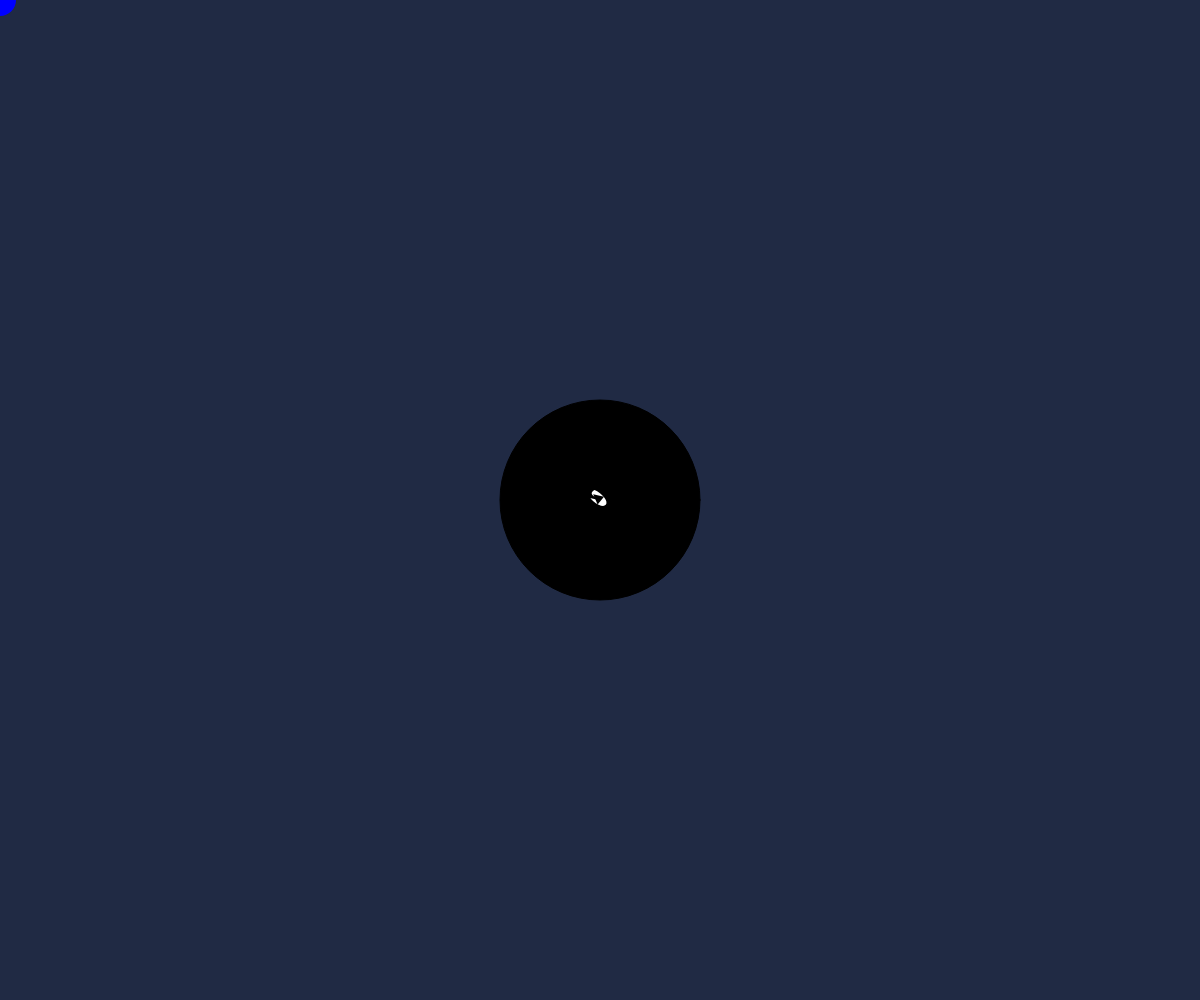
Frame 1 (no input)
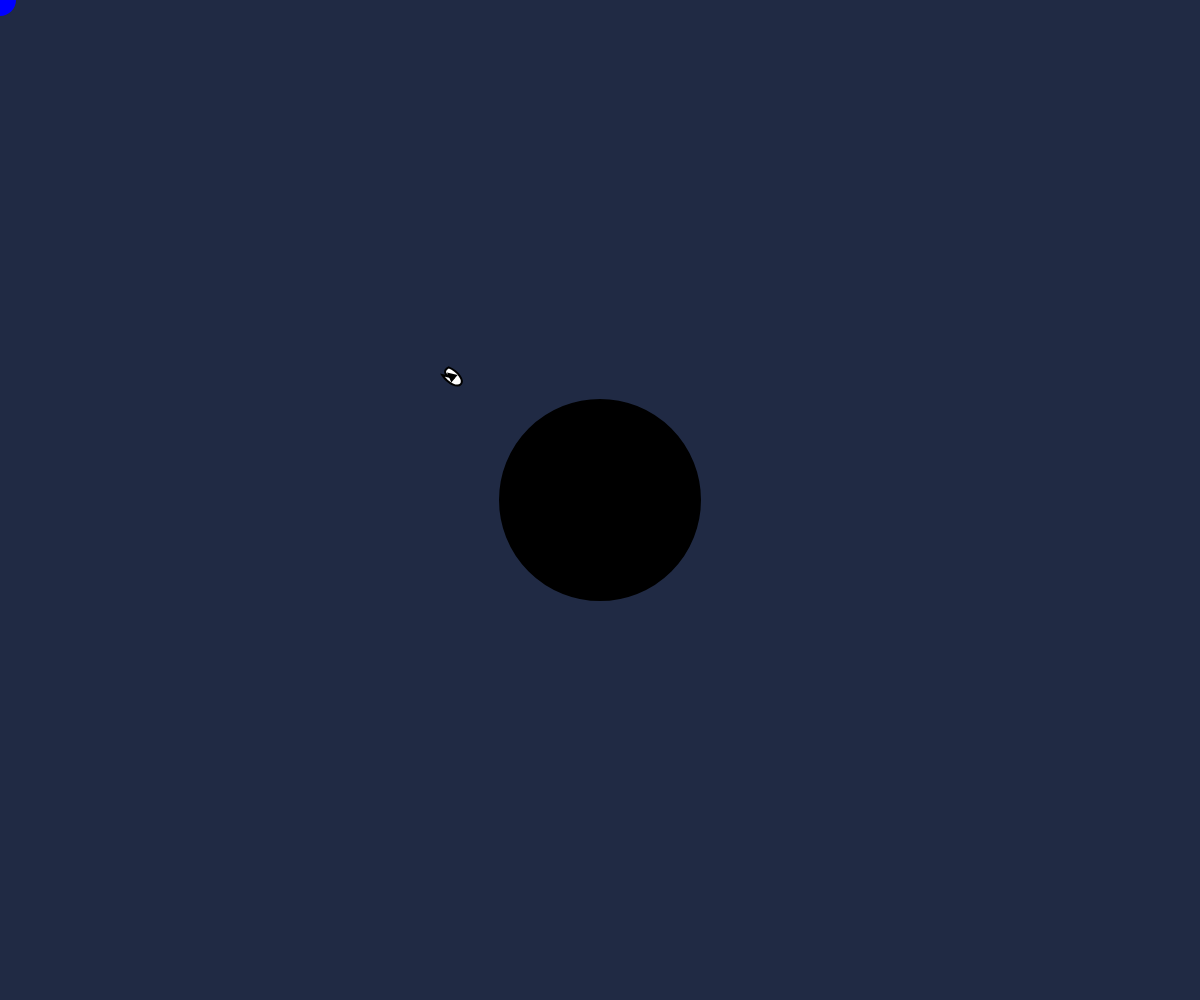
Frame 60 (no input)
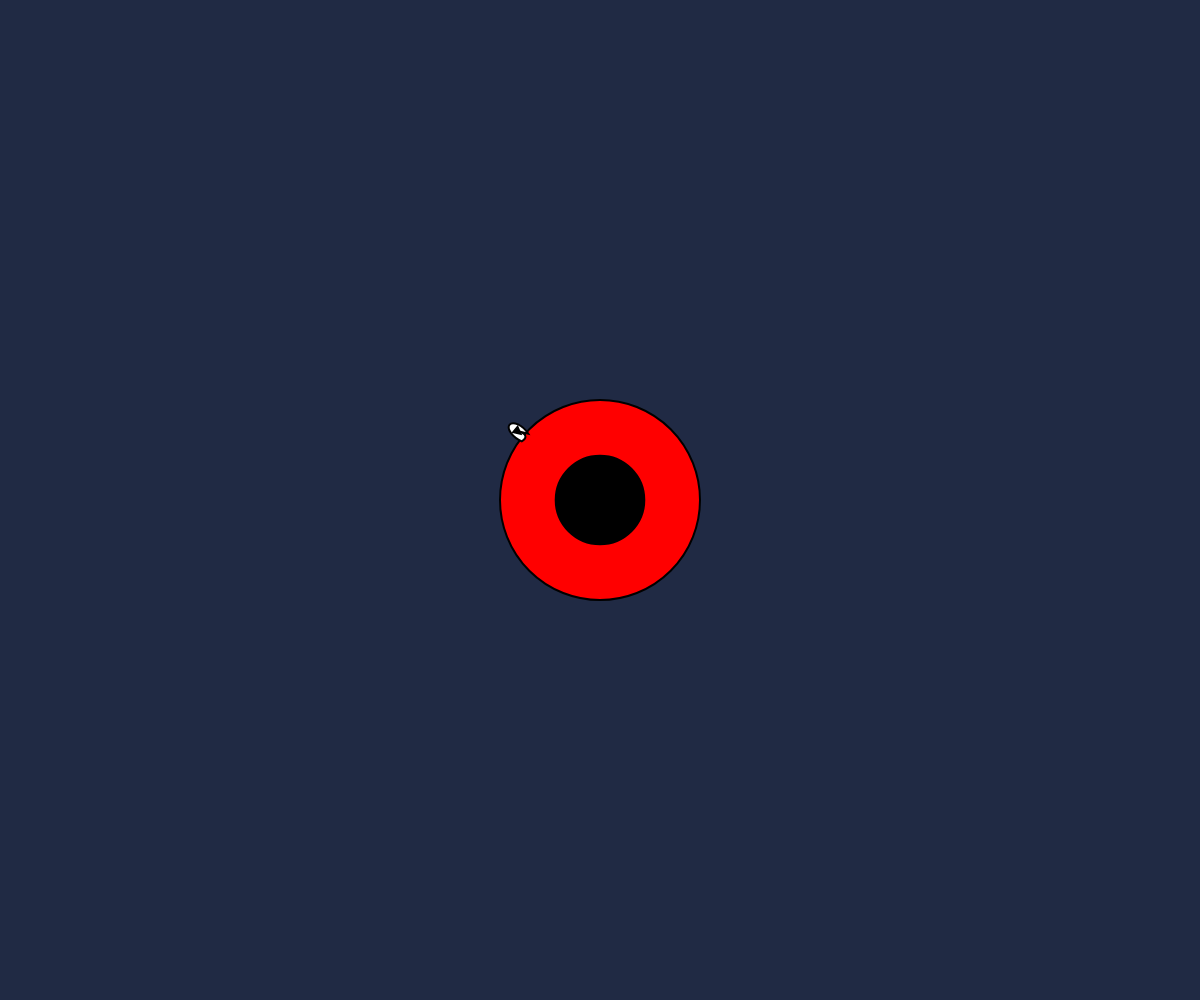
Frame 120 (the mouse pressed at the canvas centre since frame 60)

The p5.js sketch that drew these frames (run headless with seeded random() and noise() and a simulated clock; from frame 60 on, the mouse is pressed at the canvas centre):

// p5.js sketch
// ── sketch.js

let leaderFollowingMode = "queueLeuLeu"; // Default is queueLeuLeu
let leader;
let separationSlider;
let target;
let obstacles = [];
let vehicles = [];

function setup() {
  createCanvas(windowWidth, windowHeight);

  // Create a leader
  leader = new Vehicle(width / 2, height / 2 ,color('white'));
  vehicles.push(leader);
  leader.maxSpeed = 5;
  leader.maxfore=4;
  obstacle = new Obstacle(width/2, height/2, 100);
  obstacles.push(obstacle);
}

function draw() {
  background(32,42,68);

  // Draw leader glow
 
  // Set the target for the leader
  if (leaderFollowingMode === "queueLeuLeu") {
    leader.target = createVector(mouseX, mouseY); // Leader follows the mouse
  } else {
    leader.target = createVector(mouseX, mouseY); // All vehicles follow the same point
  }

  // Draw the target
  fill(0,0,255);
  noStroke();
  circle(leader.target.x, leader.target.y, 32);

  // Draw the separation zone for the leader
  if (leaderFollowingMode === "Troupeau") {
    let leaderAhead = leader.vel.copy();
    leaderAhead.setMag(40);
    leaderAhead.add(leader.pos);

   
  }

  // Draw the obstacles
  obstacles.forEach(o => {
    o.show();
  });

  // Handle spawning an obstacle when 'o' is pressed
 

  // Update and draw the vehicles
  for (let i = vehicles.length - 1; i >= 0; i--) {
    let targetPosition;
    if (leaderFollowingMode === "queueLeuLeu") {
      if (i === 0) {
        targetPosition = createVector(mouseX, mouseY); // First vehicle follows the mouse
      } else {
        targetPosition = vehicles[i - 1].pos.copy().sub(
          vehicles[i - 1].vel.copy().normalize().mult(30)
        );
      }
    } else {
      targetPosition = leader.target.copy(); // All vehicles follow the leader's target
    }

    if (i === 0) {
      vehicles[i].applyBehaviors(targetPosition, obstacles, vehicles);
    } else {
      let leaderAhead = leader.vel.copy();
      leaderAhead.setMag(40);
      leaderAhead.add(leader.pos);

      let evadePoint = findProjection(leaderAhead, leader.pos, targetPosition);

      if (leaderFollowingMode === "Troupeau") {
        // Draw the evade zone for each following vehicle
      }

      let distanceToEvadePoint = vehicles[i].pos.dist(evadePoint);
      if (distanceToEvadePoint < 40) {
        let evadeForce = vehicles[i].evade(leaderAhead);
        vehicles[i].applyForce(evadeForce);
      } else {
        vehicles[i].weightEvade = 0;
      }

      vehicles[i].applyBehaviors(targetPosition, obstacles, vehicles);
    }

    vehicles[i].update();
    vehicles[i].show();
  }
}

function keyPressed() {
  if (key == "v") {
    // Create a new vehicle on 'v' key press
    vehicles.push(new Vehicle(random(width), random(height)));
    for (let vehicle of vehicles) {
      vehicle.maxSpeed = 2.5;
      vehicle.maxfore=3;
      
    }
    leader.maxSpeed = 5;
    leader.maxfore=4;
  } else if (key == "f") {
    // Toggle between leaderFollowingModes on 'm' key press
    if (leaderFollowingMode === "queueLeuLeu") {
      leaderFollowingMode = "Troupeau";
    } else {
      leaderFollowingMode = "queueLeuLeu";
    }
    console.log("Leader Following Mode: " + leaderFollowingMode);
  }
  // Other key bindings...
}


function mousePressed() {
  obstacle = new Obstacle(mouseX, mouseY, random(5, 60));
  print("00")
  obstacles.push(obstacle);
}

// ── obstacle.js
class Obstacle {
  constructor(x, y, r) {
    this.pos = createVector(x, y);
    this.r = r;
    this.color = color(0,0,0);
  }

  show() {
    push();
    fill(this.color);
    stroke(0)
    ellipse(this.pos.x, this.pos.y, this.r * 2);
    fill(0);
    pop();
  }
}
// ── vehicle.js
/*let v1 = p5.Vector.sub(a, pos); soit v1 = pos -> a
  let v2 = p5.Vector.sub(b, pos); soit v2 = pos -> b
  */
  function findProjection(pos, a, b) {
    let v1 = p5.Vector.sub(a, pos);
    let v2 = p5.Vector.sub(b, pos);
    v2.normalize();
    let sp = v1.dot(v2);
    v2.mult(sp);
    v2.add(pos);
    return v2;
  }
  
  class Vehicle {
    static debug = false;
  
    constructor(x, y , colorParam) {
      // position du véhicule
      this.pos = createVector(x, y);
      // vitesse du véhicule
      this.vel = createVector(0, 0);
      // accélération du véhicule
      this.acc = createVector(0, 0);
      // vitesse maximale du véhicule
      this.maxSpeed = 1;
      // force maximale appliquée au véhicule
      this.maxForce = 0.9;
      // à peu près en secondes
      this.dureeDeVie = 5;
      this.weightArrive = 0.3;
      this.weightObstacle = 0.9;
      this.r_pourDessin = 8;
      // rayon du véhicule pour l'évitement
      this.r = this.r_pourDessin * 2;
      //couleur random 
      this.color = colorParam ? colorParam : color('Black');  // Use the provided color or default to black

  
      // Pour évitement d'obstacle
      this.largeurZoneEvitementDevantVaisseau = this.r / 2;
  
      // chemin derrière vaisseaux
      this.path = [];
      this.pathMaxLength = 30;
      
    }
    wander() {
      // point devant le véhicule
      let wanderPoint = this.vel.copy();
      wanderPoint.setMag(100);
      wanderPoint.add(this.pos);
      
      // on le dessine sous la forme d'une petit cercle rouge
       //fill(255, 0, 0);
       //noStroke();
       //circle(wanderPoint.x, wanderPoint.y, 8);
  
      // Cercle autour du point
      let wanderRadius = 50;
       //noFill();
       //stroke(255);
       //circle(wanderPoint.x, wanderPoint.y, wanderRadius * 2);
  
       // on dessine une lign qui relie le vaisseau à ce point
       // c'est la ligne blanche en face du vaisseau
       //line(this.pos.x, this.pos.y, wanderPoint.x, wanderPoint.y);
  
       // On va s'occuper de calculer le point vert SUR LE CERCLE
       // il fait un angle wanderTheta avec le centre du cercle
       // l'angle final par rapport à l'axe des X c'est l'angle du vaisseau
       // + cet angle
      let theta = this.wanderTheta + this.vel.heading();
  
      let x = wanderRadius * cos(theta);
      let y = wanderRadius * sin(theta);
  
      // maintenant wanderPoint c'est un point sur le cercle
      wanderPoint.add(x, y);
  
      // on le dessine sous la forme d'un cercle vert
       //fill(0, 255, 0);
       //noStroke();
       //circle(wanderPoint.x, wanderPoint.y, 16);
  
       // on dessine le vecteur desiredSpeed qui va du vaisseau au poibnt vert
       //stroke(255);
       //line(this.pos.x, this.pos.y, wanderPoint.x, wanderPoint.y);
  
       // On a donc la vitesse désirée que l'on cherche qui est le vecteur
       // allant du vaisseau au cercle vert. On le calcule :
       // ci-dessous, steer c'est la desiredSpeed directement !
      let steer = wanderPoint.sub(this.pos);
  
      steer.setMag(this.maxForce);
      this.applyForce(steer);
  
      // On déplace le point vert sur le cerlcle (en radians)
      this.displaceRange = 0.3;
      this.wanderTheta += random(-this.displaceRange, this.displaceRange);
    }
    // on fait une méthode applyBehaviors qui applique les comportements
    // seek et avoid
    applyBehaviors(target, obstacles, vehicles) {
      let arriveForce = this.arrive(target);
      let avoidForce = this.avoidAmeliore(obstacles, vehicles, false);
      let stayWithLeaderForce = this.stayWithLeader(vehicles[0]);
    
      // Increase the weight for the stayWithLeader behavior
      stayWithLeaderForce.mult(this.weightArrive * 2); // You can adjust the multiplier as needed
    
      let avoidLeaderForce = this.avoidLeader(vehicles[0], 40);
      let separateForce = this.separateFromOthers(vehicles, 60);
    
      arriveForce.mult(this.weightArrive);
      avoidForce.mult(this.weightObstacle);
      stayWithLeaderForce.mult(this.weightArrive);
      avoidLeaderForce.mult(this.weightObstacle);
      separateForce.mult(this.weightObstacle);
    
      this.applyForce(arriveForce);
      this.applyForce(avoidForce);
      this.applyForce(stayWithLeaderForce);
      this.applyForce(avoidLeaderForce);
      this.applyForce(separateForce);
    }
    
  
    avoid(obstacles) {
      // calcul d'un vecteur ahead devant le véhicule
      // il regarde par exemple 50 frames devant lui
      let ahead = this.vel.copy();
      ahead.normalize();
      ahead.mult(100);
  
  
      // on le dessine
      this.drawVector(this.pos, ahead, "lightblue");
  
      // Detection de l'obstacle le plus proche
      let obstacleLePlusProche = this.getObstacleLePlusProche(obstacles);
  
      // On calcule la distance entre le cercle et le bout du vecteur ahead
      let pointAuBoutDeAhead = p5.Vector.add(this.pos, ahead);
      // On dessine ce point pour debugger
      fill("red");
      noStroke();
      circle(pointAuBoutDeAhead.x, pointAuBoutDeAhead.y, 10);
  
      // On dessine la zone d'évitement
      // On trace une ligne large qui va de la position du vaisseau
      // jusqu'au point au bout de ahead
      stroke(color(255, 200, 0, 90)); // gros, semi transparent
      strokeWeight(this.largeurZoneEvitementDevantVaisseau);
      line(this.pos.x, this.pos.y, pointAuBoutDeAhead.x, pointAuBoutDeAhead.y);
  
      let distance = pointAuBoutDeAhead.dist(obstacleLePlusProche.pos);
      //console.log("distance = " + distance)
  
      // si la distance est < rayon de l'obstacle
      // il y a collision possible et on dessine l'obstacle en rouge
      if (distance < obstacleLePlusProche.r + this.largeurZoneEvitementDevantVaisseau + this.r) {
        // collision possible
        obstacleLePlusProche.color = "black";
        // calcul de la force d'évitement. C'est un vecteur qui va
        // du centre de l'obstacle vers le point au bout du vecteur ahead
        let force = p5.Vector.sub(pointAuBoutDeAhead, obstacleLePlusProche.pos);
        // on le dessine pour vérifier qu'il est ok (dans le bon sens etc)
        this.drawVector(obstacleLePlusProche.pos, force, "yellow");
  
        // Dessous c'est l'ETAPE 2 : le pilotage (comment on se dirige vers la cible)
        // on limite ce vecteur à la longueur maxSpeed
        force.setMag(this.maxSpeed);
        // on calcule la force à appliquer pour atteindre la cible
        force.sub(this.vel);
        // on limite cette force à la longueur maxForce
        force.limit(this.maxForce);
        return force;
      } else {
        // pas de collision possible
        obstacleLePlusProche.color = "black";
        return createVector(0, 0);
      }
    }
  
    /* 
      Version avec deux vecteurs ahead et ahead2 (deux fois plus court) et 
      donc deux zones d'évitement. On adapte aussi en plus ces vecteurs à la vitesse du véhicule
      Plus le véhicule va vite plus il regarde loin...
    */
    avoidAmeliore(obstacles, vehicules, vehiculesAsObstacles = false) {
      // calcul d'un vecteur ahead devant le véhicule
      // il regarde par exemple 50 frames devant lui
      let ahead = this.vel.copy();
      ahead.normalize();
      ahead.mult(20 * this.vel.mag() * 0.8);
  
      // Deuxième vecteur deux fois plus petit
      let ahead2 = ahead.copy();
      ahead2.mult(0.5);
  
      // on les dessine
      if (Vehicle.debug) {
        this.drawVector(this.pos, ahead, "lightblue");
        this.drawVector(this.pos, ahead2, "red");
      }
  
      // Detection de l'obstacle le plus proche
      let obstacleLePlusProche = this.getObstacleLePlusProche(obstacles);
      let vehiculeLePlusProche = this.getVehiculeLePlusProche(vehicules);
  
      // On calcule la distance entre le cercle et le bout du vecteur ahead
      let pointAuBoutDeAhead = p5.Vector.add(this.pos, ahead);
      let pointAuBoutDeAhead2 = p5.Vector.add(this.pos, ahead2);
  
      // On dessine ce point pour debugger
      if (Vehicle.debug) {
        fill("red");
        noStroke();
        circle(pointAuBoutDeAhead.x, pointAuBoutDeAhead.y, 10);
  
        // On dessine la zone d'évitement
        // On trace une ligne large qui va de la position du vaisseau
        // jusqu'au point au bout de ahead
        stroke(color(255, 200, 0, 90)); // gros, semi transparent
        strokeWeight(this.largeurZoneEvitementDevantVaisseau);
        line(this.pos.x, this.pos.y, pointAuBoutDeAhead.x, pointAuBoutDeAhead.y);
      }
      let distance1 = pointAuBoutDeAhead.dist(obstacleLePlusProche.pos);
      let distance2 = pointAuBoutDeAhead2.dist(obstacleLePlusProche.pos);
      // on tient compte aussi de la position du vaisseau
      let distance3 = this.pos.dist(obstacleLePlusProche.pos);
      let distance4 = Infinity;
      if(vehiculeLePlusProche) {
        distance4 = this.pos.dist(vehiculeLePlusProche.pos);
      } 
  
      let plusPetiteDistance = min(distance1, distance2);
      plusPetiteDistance = min(plusPetiteDistance, distance3)
  
      // la plus petite distance est bien celle par rapport à l'obstacle
      // le plus proche
  
      // point de référence = point au bout de ahead, de ahead2 ou pos
      let pointDeReference;
      if (distance1 < distance2) {
        pointDeReference = pointAuBoutDeAhead;
      } else {
        pointDeReference = pointAuBoutDeAhead2;
      }
      if ((distance3 < distance1) && (distance3 < distance2)) {
        pointDeReference = this.pos;
      }
      // alerte rouge que si vaisseau dans obstacle
      let alerteRougeVaisseauEnCollisionAvecObstacleLePlusProche = (distance3 < obstacleLePlusProche.r);
  
      // Si le vaisseau n'est pas dans l'obstacle
      // on peut éventuellement considérer le vehicule le plus proche
      // comme l'obstacle à éviter, seulement s'il est plus proche
      // que l'obstacle le plus proche
      if(vehiculesAsObstacles) {
        if (!alerteRougeVaisseauEnCollisionAvecObstacleLePlusProche) {
          let distanceAvecVehiculeLePlusProche = distance4;
          let distanceAvecObstacleLePlusProche = distance3;
    
          if (distanceAvecVehiculeLePlusProche < distanceAvecObstacleLePlusProche) {
            obstacleLePlusProche = vehiculeLePlusProche;
            plusPetiteDistance = distanceAvecVehiculeLePlusProche;
          }
        }
      }
      
  
      // si la distance est < rayon de l'obstacle le plus proche
      // il y a collision possible et on dessine l'obstacle en rouge
      if (plusPetiteDistance < obstacleLePlusProche.r + this.largeurZoneEvitementDevantVaisseau) {
        // collision possible
        obstacleLePlusProche.color = "red";
        // calcul de la force d'évitement. C'est un vecteur qui va
        // du centre de l'obstacle vers le point au bout du vecteur ahead
        let force = p5.Vector.sub(pointDeReference, obstacleLePlusProche.pos);
  
        if (Vehicle.debug) {
          // on le dessine pour vérifier qu'il est ok (dans le bon sens etc)
          this.drawVector(obstacleLePlusProche.pos, force, "yellow");
        }
  
        // Dessous c'est l'ETAPE 2 : le pilotage (comment on se dirige vers la cible)
        // on limite ce vecteur à la longueur maxSpeed
        force.setMag(this.maxSpeed);
        // on calcule la force à appliquer pour atteindre la cible
        force.sub(this.vel);
        // on limite cette force à la longueur maxForce
        force.limit(this.maxForce);
  
        if (alerteRougeVaisseauEnCollisionAvecObstacleLePlusProche) {
          force.setMag(this.maxForce * 2);
        }
        return force;
      } else {
        // pas de collision possible
        obstacleLePlusProche.color = "black";
        return createVector(0, 0);
      }
    }
    getObstacleLePlusProche(obstacles) {
      let plusPetiteDistance = 100000000;
      let obstacleLePlusProche;
  
      obstacles.forEach(o => {
        // Je calcule la distance entre le vaisseau et l'obstacle
        const distance = this.pos.dist(o.pos);
        if (distance < plusPetiteDistance) {
          plusPetiteDistance = distance;
          obstacleLePlusProche = o;
        }
      });
  
      return obstacleLePlusProche;
    }
  
    getVehiculeLePlusProche(vehicules) {
      let plusPetiteDistance = Infinity;
      let vehiculeLePlusProche;
  
      vehicules.forEach(v => {
        if (v != this) {
          // Je calcule la distance entre le vaisseau et le vehicule
          const distance = this.pos.dist(v.pos);
          if (distance < plusPetiteDistance) {
            plusPetiteDistance = distance;
            vehiculeLePlusProche = v;
          }
        }
      });
  
      return vehiculeLePlusProche;
    }
  
  
    getClosestObstacle(pos, obstacles) {
      // on parcourt les obstacles et on renvoie celui qui est le plus près du véhicule
      let closestObstacle = null;
      let closestDistance = 1000000000;
      for (let obstacle of obstacles) {
        let distance = pos.dist(obstacle.pos);
        if (closestObstacle == null || distance < closestDistance) {
          closestObstacle = obstacle;
          closestDistance = distance;
        }
      }
      return closestObstacle;
    }
  
    arrive(target) {
      // 2nd argument true enables the arrival behavior
      return this.seek(target, true);
    }
  
    seek(target, arrival = false) {
      let force = p5.Vector.sub(target, this.pos);
      let desiredSpeed = this.maxSpeed;
      if (arrival) {
        let slowRadius = 100;
        let distance = force.mag();
        if (distance < slowRadius) {
          desiredSpeed = map(distance, 0, slowRadius, 0, this.maxSpeed);
        }
      }
      force.setMag(desiredSpeed);
      force.sub(this.vel);
      return force;
    }
  
    // inverse de seek !
    flee(target) {
      return this.seek(target).mult(-1);
    }
  
    /* Poursuite d'un point devant la target !
       cette methode renvoie la force à appliquer au véhicule
    */
       pursue(target) {
        let desired = p5.Vector.sub(target, this.pos); // Calculate the vector to the target
        desired.setMag(this.maxspeed); // Set the magnitude to the maximum speed
        let steer = p5.Vector.sub(desired, this.vel); // Calculate the steering force
        steer.limit(this.maxforce); // Limit the steering force
        return steer;
      }
  
    evade(vehicle) {
      let pursuit = this.pursue(vehicle);
      pursuit.mult(-1);
      return pursuit;
    }
  
    // applyForce est une méthode qui permet d'appliquer une force au véhicule
    // en fait on additionne le vecteurr force au vecteur accélération
    applyForce(force) {
      this.acc.add(force);
    }
  
    update() {
      // on ajoute l'accélération à la vitesse. L'accélération est un incrément de vitesse
      // (accélératiion = dérivée de la vitesse)
      this.vel.add(this.acc);
      // on contraint la vitesse à la valeur maxSpeed
      // on ajoute la vitesse à la position. La vitesse est un incrément de position, 
      // (la vitesse est la dérivée de la position)
      this.pos.add(this.vel);
  
      // on remet l'accélération à zéro
      this.acc.set(0, 0);
  
      // mise à jour du path (la trainée derrière)
      this.ajoutePosAuPath();
  
      // durée de vie
      this.dureeDeVie -= 0.01;
    }
  
    ajoutePosAuPath() {
      // on rajoute la position courante dans le tableau
      this.path.push(this.pos.copy());
  
      // si le tableau a plus de 50 éléments, on vire le plus ancien
      if (this.path.length > this.pathMaxLength) {
        this.path.shift();
      }
    }
  
    // On dessine le véhicule, le chemin etc.
    show() {
      // dessin du chemin
      // dessin du vehicule
      this.drawVehicle();
    }
  
    drawVehicle() {
      // formes fil de fer en blanc
      stroke('Black');
      // épaisseur du trait = 2
      strokeWeight(2);
    
      // formes pleines
      fill(this.color);
    
      // sauvegarde du contexte graphique (couleur pleine, fil de fer, épaisseur du trait, 
      // position et rotation du repère de référence)
      push();
      // on déplace le repère de référence.
      translate(this.pos.x, this.pos.y);
      // et on le tourne. heading() renvoie l'angle du vecteur vitesse (c'est l'angle du véhicule)
      rotate(this.vel.heading());
    
      // Dessin d'un petit pilchard
      beginShape();
      vertex(0, 0); // tête du pilchard
      bezierVertex(10, -5, 12, 0, 10, 5); // première nageoire
      bezierVertex(0, 8, -10, 5, -10, 0); // queue
      bezierVertex(-10, -5, 0, -8, 10, -5); // deuxième nageoire
      endShape(CLOSE);
    
      // draw velocity vector
      pop();
      this.drawVector(this.pos, this.vel, color(0, 0, 0));
    
      // Cercle pour évitement entre vehicules et obstacles
      if(Vehicle.debug) {
        stroke(0);
        noFill();
        circle(this.pos.x, this.pos.y, this.r);
      }
    }
  
   
    drawVector(pos, v, color) {
      push();
      // Dessin du vecteur vitesse
      // Il part du centre du véhicule et va dans la direction du vecteur vitesse
      strokeWeight(3);
      stroke(color);
      line(pos.x, pos.y, pos.x + v.x, pos.y + v.y);
      // dessine une petite fleche au bout du vecteur vitesse
      let arrowSize = 5;
      translate(pos.x + v.x, pos.y + v.y);
      rotate(v.heading());
      translate(-arrowSize / 2, 0);
      triangle(0, arrowSize / 2, 0, -arrowSize / 2, arrowSize, 0);
      pop();
    }
  
    // que fait cette méthode ?
    edges() {
      if (this.pos.x > width + this.r) {
        this.pos.x = -this.r;
      } else if (this.pos.x < -this.r) {
        this.pos.x = width + this.r;
      }
      if (this.pos.y > height + this.r) {
        this.pos.y = -this.r;
      } else if (this.pos.y < -this.r) {
        this.pos.y = height + this.r;
      }
    }
    stayWithLeader(leader) {
      // Calculate the desired position behind the leader
      let desired = p5.Vector.sub(leader.pos, this.pos);
      desired.setMag(this.maxSpeed*25);
      let behindLeader = p5.Vector.add(leader.pos, p5.Vector.mult(desired, -10)); // Adjust the distance
    
      // Calculate the force to reach the desired position
      let force = p5.Vector.sub(behindLeader, this.pos);
      force.limit(this.maxForce);
      return force;
    }
    
    avoidLeader(leader, avoidanceRadius) {
      let distance = p5.Vector.dist(this.pos, leader.pos);
      if (distance < avoidanceRadius) {
        let desired = p5.Vector.sub(this.pos, leader.pos);
        desired.setMag(this.maxSpeed);
        let steer = p5.Vector.sub(desired, this.vel);
        steer.limit(this.maxForce);
        return steer;
      } else {
        return createVector(0, 0);
      }
    }

    separateFromOthers(vehicles, separationRadius) {
      let sum = createVector();
      let count = 0;
      for (let other of vehicles) {
        if (other !== this) {
          let distance = p5.Vector.dist(this.pos, other.pos);
          if (distance < separationRadius) {
            let diff = p5.Vector.sub(this.pos, other.pos);
            diff.normalize();
            diff.div(distance);
            sum.add(diff);
            count++;
          }
        }
      }
      if (count > 0) {
        sum.div(count);
        sum.setMag(this.maxSpeed);
        let steer = p5.Vector.sub(sum, this.vel);
        steer.limit(this.maxForce);
        return steer;
      } else {
        return createVector(0, 0);
      }
    }
  }
